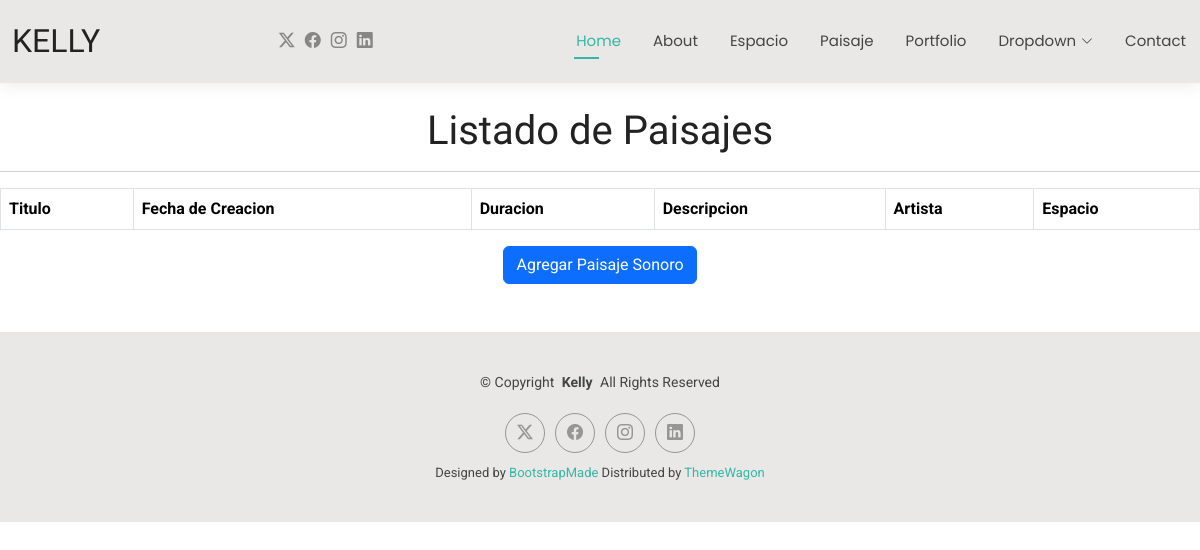
The page /paisajesonoro on the database as committed earlier.
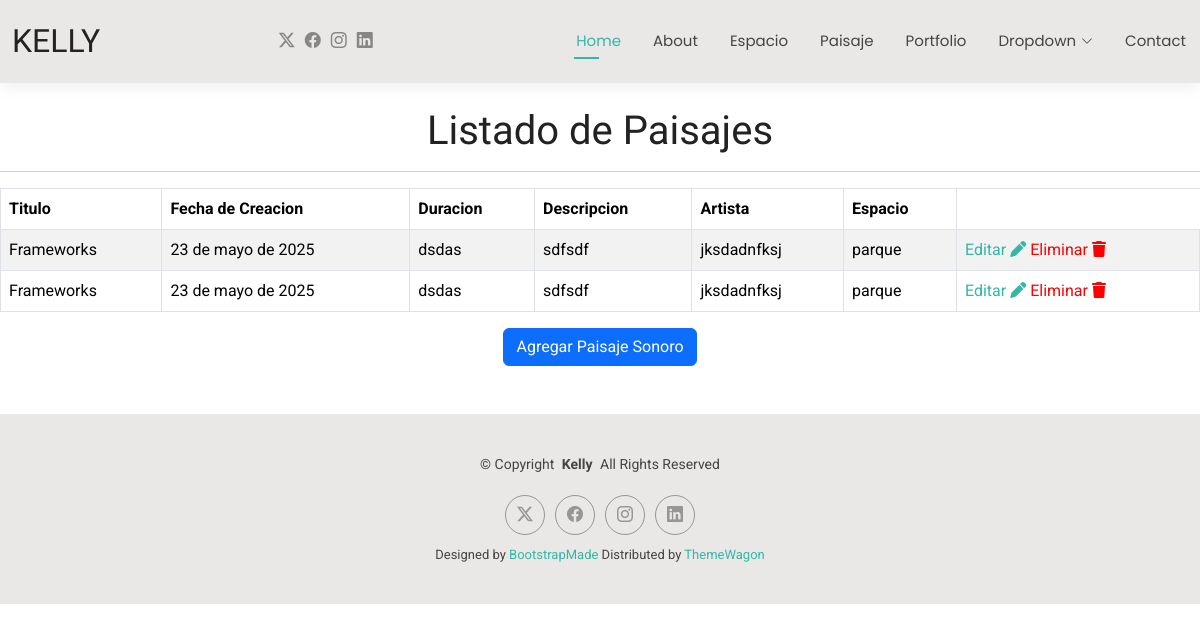
The same page on the database as committed later.
### Aplicaciones/Paisaje_sonoro/models.py (models this page shows)
class PaisajeSonoro(models.Model):
    titulo = models.CharField(max_length=100)
    fecha_creacion = models.DateField()
    duracion = models.CharField(max_length=10)
    descripcion = models.TextField(blank=True)
    artista = models.ForeignKey(Empleado, on_delete=models.CASCADE)
    espacio = models.ForeignKey(Espacio, on_delete=models.CASCADE)

### Aplicaciones/Empleado/models.py (models this page shows, shortened)
class Empleado(models.Model):
    nombre = models.CharField(max_length=100)
    apellido = models.CharField(max_length=100)
    tipo_empleado = models.CharField(max_length=50)
    email = models.EmailField()
    telefono = models.CharField(max_length=20)

### Aplicaciones/Espacio/models.py (models this page shows, shortened)
class Espacio(models.Model):
    nombre = models.CharField(max_length=100)
    tipo = models.CharField(max_length=50)
    ubicacion = models.CharField(max_length=200)
    descripcion = models.TextField(blank=True)

### Aplicaciones/Paisaje_sonoro/views.py (the view)
# urls.py: path('paisajesonoro', views.paisajesonoro, name='sonoro'),
def paisajesonoro(request):
    listadoPaisajesonoro = PaisajeSonoro.objects.all()
    return render(request, 'paisaje_sonoro.html', {'paisajesonoro': listadoPaisajesonoro})

### Aplicaciones/Paisaje_sonoro/templates/paisaje_sonoro.html
{% extends "plantillas.html" %}
{% load static %}
{% block body %}
<br>
<h1 class="text-center">Listado de Paisajes</h1>
<hr>
<table class="table table-bordered table-striped table-hover ">
    <thead>
        <tr>
            <th>Titulo</th>
            <th>Fecha de Creacion</th>
            <th>Duracion</th>
            <th>Descripcion</th>
            <th>Artista</th>
            <th>Espacio</th>
        </tr>
    </thead>
    <tbody>
        {% for paisaje in paisajesonoro %}
        <tr>
            <td>{{ paisaje.titulo }}</td>
            <td>{{ paisaje.fecha_creacion }}</td>
            <td>{{ paisaje.duracion }}</td>
            <td>{{ paisaje.descripcion }}</td>
            <td>{{ paisaje.artista.nombre }}</td>
            <td>{{ paisaje.espacio.nombre }}</td>
            <td><a  href="{% url 'editarPaisajeSonoro' paisaje.id %}">Editar <i class="fa fa-pen"></i></a>
                <a style="color: red;" href="">Eliminar <i class="fa fa-trash"></i></a></td>
        </tr>
        {% endfor %}
    </tbody>
</table>
<div class="text-center ">
    <a href="{% url 'nuevoPaisaje' %}" class="btn btn-primary " >
        Agregar Paisaje Sonoro
    </a>
</div>
<br>
<br>
{% endblock %}

Rows that differ between the two databases and show on the page:
added PaisajeSonoro: titulo "Frameworks", fecha_creacion "23 de mayo de 2025", duracion "dsdas", descripcion "sdfsdf", artista.nombre "jksdadnfksj", espacio.nombre "parque"
added PaisajeSonoro: titulo "Frameworks", fecha_creacion "23 de mayo de 2025", duracion "dsdas", descripcion "sdfsdf", artista.nombre "jksdadnfksj", espacio.nombre "parque"
